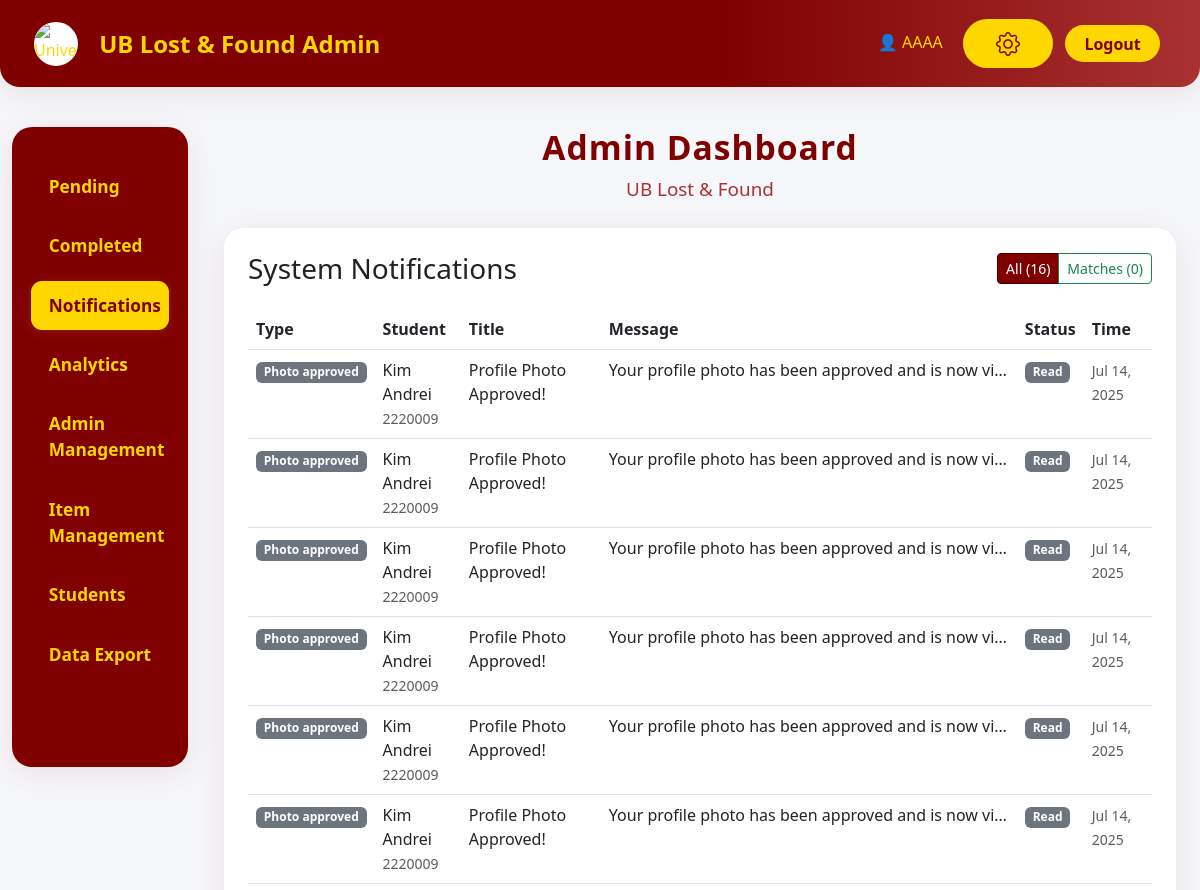
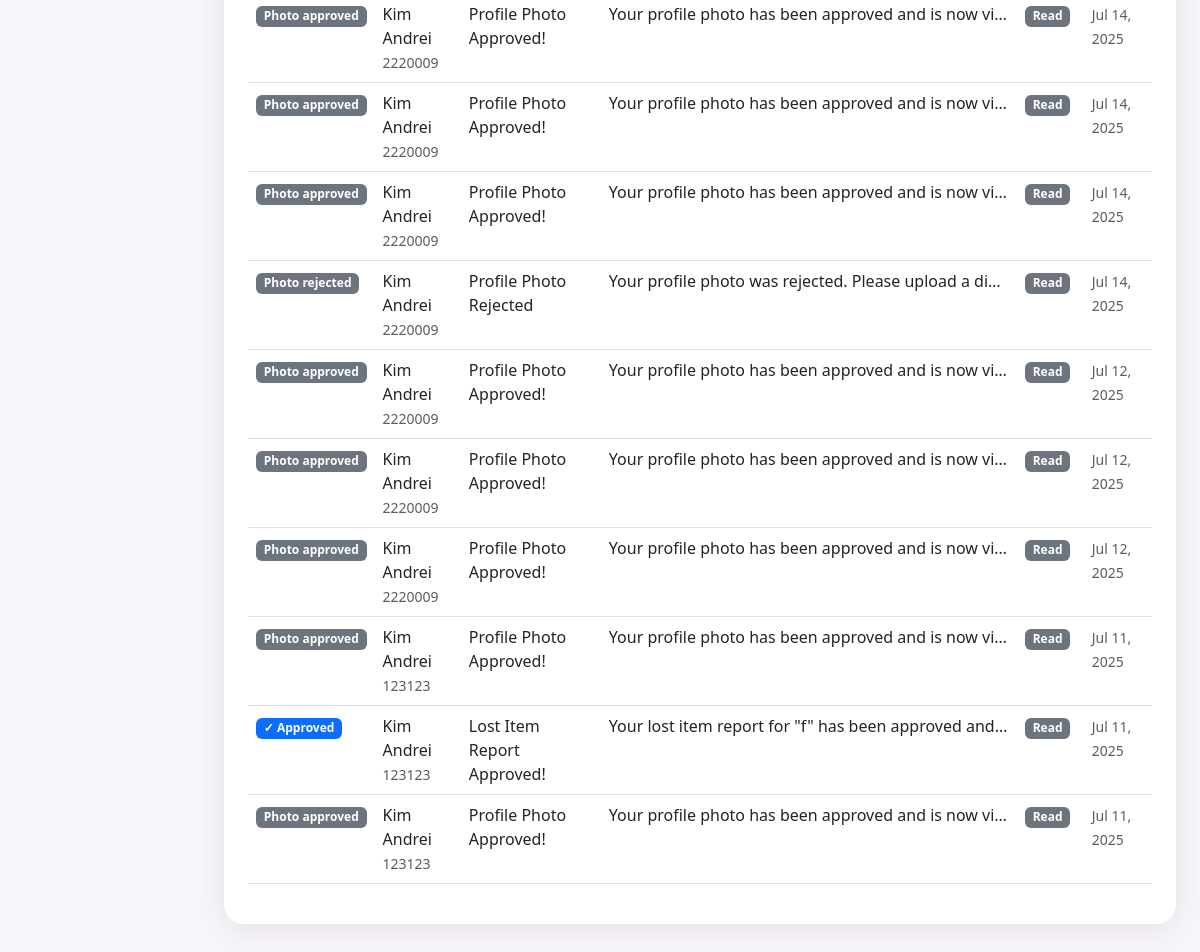
Screenshot of /htdocs/public/admin_dashboard.php?section=notifications (signed in) with the database file from the repository (2 pictures, top to bottom).
### tables this page shows
CREATE TABLE `notifications` (
  `NotificationID` int NOT NULL AUTO_INCREMENT,
  `StudentNo` varchar(20) NOT NULL,
  `Type` enum('photo_approved','photo_rejected','report_approved','report_rejected','item_matched','admin_message','system_alert') NOT NULL,
  `Title` varchar(100) NOT NULL,
  `Message` text NOT NULL,
  `RelatedID` int DEFAULT NULL,
  `IsRead` tinyint(1) DEFAULT '0',
  `CreatedAt` timestamp NULL DEFAULT CURRENT_TIMESTAMP,
  PRIMARY KEY (`NotificationID`),
  KEY `idx_notifications_student` (`StudentNo`),
  KEY `idx_notifications_type` (`Type`),
  KEY `idx_notifications_read` (`IsRead`),
  KEY `idx_notifications_created` (`CreatedAt`),
  CONSTRAINT `notifications_ibfk_1` FOREIGN KEY (`StudentNo`) REFERENCES `student` (`StudentNo`) ON DELETE CASCADE
);

CREATE TABLE `student` (
  `StudentID` int NOT NULL AUTO_INCREMENT,
  `StudentNo` varchar(20) NOT NULL,
  `PasswordHash` varchar(255) NOT NULL,
  `StudentName` varchar(100) NOT NULL,
  `Email` varchar(100) NOT NULL,
  `PhoneNo` varchar(20) DEFAULT NULL,
  `Course` varchar(100) DEFAULT NULL,
  `YearLevel` varchar(20) DEFAULT NULL,
  `ProfilePhoto` varchar(255) DEFAULT NULL,
  `CreatedAt` timestamp NULL DEFAULT CURRENT_TIMESTAMP,
  `UpdatedAt` timestamp NULL DEFAULT CURRENT_TIMESTAMP ON UPDATE CURRENT_TIMESTAMP,
  `Bio` text,
  `PhotoConfirmed` tinyint(1) DEFAULT '0',
  PRIMARY KEY (`StudentID`),
  UNIQUE KEY `StudentNo` (`StudentNo`),
  UNIQUE KEY `Email` (`Email`),
  KEY `idx_student_studentno` (`StudentNo`),
  KEY `idx_student_email` (`Email`)
);

### htdocs/public/admin_dashboard.php (the view, shortened to what the rows shown need)
<?php
$db = new Database();
$conn = $db->getConnection();
$admin = new Admin();
$stats = ['pendingPhotoApprovals' => 0, 'pendingLostApprovals' => 0, 'pendingFoundApprovals' => 0];
try {
    if ($conn) {
        $stats = $admin->getDashboardStats() ?? $stats;
    }
} catch (Exception $e) {
}
$pendingApprovals = ['lostItems' => [], 'foundItems' => []];
try {
    if ($conn) {
        $pendingApprovals = $admin->getPendingApprovals() ?? $pendingApprovals;
    }
} catch (Exception $e) {
}
$section = $_GET['section'] ?? 'pending';
?>
<!DOCTYPE html>
<html lang="en">
<head>
  <link href="https://cdn.jsdelivr.net/npm/bootstrap@5.3.0/dist/css/bootstrap.min.css" rel="stylesheet">
  <?php
  $ubCssFile = file_exists(__DIR__ . '/../assets/UB.css') ? 'UB.css' : 'ub.css';
  ?>
  <link href="css.php?file=<?php echo urlencode($ubCssFile); ?>" rel="stylesheet">
  <link href="css.php?file=admin_dashboard.css" rel="stylesheet">
  <link href="css.php?file=notifications.css" rel="stylesheet">
  <link href="https://cdn.jsdelivr.net/npm/bootstrap-icons@1.10.5/font/bootstrap-icons.css" rel="stylesheet">
</head>
<body>
<div class="container-fluid">
  <div class="row g-4">
    <div class="col-md-10">
      <div class="admin-header text-center mb-4">
        <h1 class="fw-bold">Admin Dashboard</h1>
      </div>
      <?php if ($section === 'pending'): ?>
        <div class="container mb-5">
          <div class="row g-4 mb-4">
            <div class="col-md-4">
              <div class="admin-card p-4 admin-stat">
                <h5 class="mb-1">Pending Profile Photos</h5>
                <div class="display-6 fw-bold"><?php echo $stats['pendingPhotoApprovals'] ?? 0; ?></div>
              </div>
            </div>
            <div class="col-md-4">
              <div class="admin-card p-4 admin-stat">
                <h5 class="mb-1">Pending Lost Reports</h5>
                <div class="display-6 fw-bold"><?php echo $stats['pendingLostApprovals'] ?? 0; ?></div>
              </div>
            </div>
            <div class="col-md-4">
              <div class="admin-card p-4 admin-stat">
                <h5 class="mb-1">Pending Found Reports</h5>
                <div class="display-6 fw-bold"><?php echo $stats['pendingFoundApprovals'] ?? 0; ?></div>
              </div>
            </div>
          </div>
          <div class="completed-section-cards">
            <div class="admin-card pending-section p-3 mb-4">
              <h5 class="mb-3">Profile Photo Confirmations</h5>
              <table class="table admin-table pending-table table-sm align-middle">
                <thead><tr><th>Name</th><th>Email</th><th>Photo</th><th>Submitted</th><th>Action</th></tr></thead>
                <tbody>
                <?php foreach ($admin->getPendingPhotoSubmissions() as $row): ?>
                  <tr>
                    <td><?php echo htmlspecialchars($row['StudentName'] ?? ''); ?></td>
                    <td><?php echo htmlspecialchars($row['Email'] ?? ''); ?></td>
                    <td><?php if (!empty($row['PhotoURL'])): ?><img src="../<?php echo encodeImageUrl($row['PhotoURL']); ?>" alt="Photo" style="width:40px;height:40px;border-radius:50%;object-fit:cover;border:2px solid #800000;" onerror="<?php echo getImageErrorHandler(); ?>"><?php else: ?><i class="bi bi-person-circle" style="font-size:2rem;color:#FFD700;"></i><?php endif; ?></td>
                    <td><?php echo htmlspecialchars($row['SubmittedAt'] ?? ''); ?></td>
                    <td class="d-flex gap-2">
                      <form method="POST" action="admin_action.php">
                        <input type="hidden" name="type" value="photo">
                        <input type="hidden" name="action" value="approve">
                        <input type="hidden" name="id" value="<?php echo htmlspecialchars($row['PhotoID']); ?>">
                        <button class="btn btn-success btn-sm btn-admin-approve" type="submit"><i class="bi bi-check-circle"></i> Approve</button>
                      </form>
                      <form method="POST" action="admin_action.php">
                        <input type="hidden" name="type" value="photo">
                        <input type="hidden" name="action" value="reject">
                        <input type="hidden" name="id" value="<?php echo htmlspecialchars($row['PhotoID']); ?>">
                        <button class="btn btn-danger btn-sm btn-admin-reject" type="submit"><i class="bi bi-x-circle"></i> Reject</button>
                      </form>
                    </td>
                  </tr>
                <?php endforeach; ?>
                <?php if (count($admin->getPendingPhotoSubmissions()) === 0): ?>
                  <tr><td colspan="5" class="text-center text-muted">No pending profile photo submissions.</td></tr>
                <?php endif; ?>
                </tbody>
              </table>
            </div>
            <div class="admin-card pending-section p-3 mb-4">
              <h5 class="mb-3">Lost Item Reports</h5>
              <table class="table admin-table pending-table table-sm">
                <thead><tr><th>Item</th><th>Description</th><th>Photo</th><th>Student No</th><th>Action</th></tr></thead>
                <tbody>
                <?php foreach ($pendingApprovals['lostItems'] as $row): ?>
                  <tr>
                    <td><?php echo htmlspecialchars($row['ItemName'] ?? ''); ?></td>
                    <td><?php echo htmlspecialchars($row['Description'] ?? ''); ?></td>
                    <td><?php if (!empty($row['PhotoURL'])): ?><img src="../<?php echo encodeImageUrl($row['PhotoURL']); ?>" alt="Photo" style="width:40px;height:40px;object-fit:cover;" onerror="<?php echo getImageErrorHandler(); ?>"><?php endif; ?></td>
                    <td><?php echo htmlspecialchars($row['StudentNo'] ?? ''); ?></td>
                    <td>
                      <form method="POST" action="admin_action.php" style="display:inline">
                        <input type="hidden" name="type" value="lost">
                        <input type="hidden" name="action" value="approve">
                        <input type="hidden" name="id" value="<?php echo htmlspecialchars($row['ReportID'] ?? ''); ?>">
                        <button class="btn btn-admin-approve btn-sm" type="submit">Approve</button>
                      </form>
                      <form method="POST" action="admin_action.php" style="display:inline">
                        <input type="hidden" name="type" value="lost">
                        <input type="hidden" name="action" value="reject">
                        <input type="hidden" name="id" value="<?php echo htmlspecialchars($row['ReportID'] ?? ''); ?>">
                        <button class="btn btn-admin-reject btn-sm" type="submit">Reject</button>
                      </form>
                    </td>
                  </tr>
                <?php endforeach; ?>
                </tbody>
              </table>
            </div>
            <div class="admin-card pending-section p-3">
              <h5 class="mb-3">Found Item Reports</h5>
              <table class="table admin-table pending-table table-sm">
                <thead><tr><th>Item</th><th>Description</th><th>Photo</th><th>Action</th></tr></thead>
                <tbody>
                <?php foreach ($pendingApprovals['foundItems'] as $row): ?>
                  <tr>
                    <td><?php echo htmlspecialchars($row['ItemName'] ?? ''); ?></td>
                    <td><?php echo htmlspecialchars($row['Description'] ?? ''); ?></td>
                    <td><?php if (!empty($row['PhotoURL'])): ?><img src="../<?php echo encodeImageUrl($row['PhotoURL']); ?>" alt="Photo" style="width:40px;height:40px;object-fit:cover;" onerror="<?php echo getImageErrorHandler(); ?>"><?php endif; ?></td>
                    <td>
                      <form method="POST" action="admin_action.php" style="display:inline">
                        <input type="hidden" name="type" value="found">
                        <input type="hidden" name="action" value="approve">
                        <input type="hidden" name="id" value="<?php echo htmlspecialchars($row['ItemID'] ?? ''); ?>">
                        <button class="btn btn-admin-approve btn-sm" type="submit">Approve</button>
                      </form>
                      <form method="POST" action="admin_action.php" style="display:inline">
                        <input type="hidden" name="type" value="found">
                        <input type="hidden" name="action" value="reject">
                        <input type="hidden" name="id" value="<?php echo htmlspecialchars($row['ItemID'] ?? ''); ?>">
                        <button class="btn btn-admin-reject btn-sm" type="submit">Reject</button>
                      </form>
                    </td>
                  </tr>
                <?php endforeach; ?>
                </tbody>
              </table>
            </div>
          </div>
        </div>
      <?php elseif ($section === 'notifications'): ?>
        <?php
        $filterType = $_GET['type'] ?? 'all';
        $notifications = [];
        if ($conn) {
          try {
            if ($filterType === 'matches') {
              $stmt = $conn->prepare('
                SELECT n.*, s.StudentName, s.Email
                FROM notifications n
                JOIN student s ON n.StudentNo = s.StudentNo
                WHERE n.Type = "item_matched"
                ORDER BY n.CreatedAt DESC
                LIMIT 100
              ');
              $stmt->execute();
              $notifications = $stmt->fetchAll(PDO::FETCH_ASSOC);
              $matchCount = count($notifications);
            } else {
              $stmt = $conn->prepare('
                SELECT n.*, s.StudentName, s.Email
                FROM notifications n
                JOIN student s ON n.StudentNo = s.StudentNo
                ORDER BY n.CreatedAt DESC
                LIMIT 200
              ');
              $stmt->execute();
              $notifications = $stmt->fetchAll(PDO::FETCH_ASSOC);
            }
          } catch (Exception $e) {
            $notifications = [];
          }
        }
        ?>
        <div class="container mb-5">
          <div class="admin-card p-4">
            <?php if (empty($notifications)): ?>
              <div class="text-center py-5">
                <i class="bi bi-bell-slash" style="font-size: 3rem; color: #ccc;"></i>
                <p class="text-muted mt-3">No notifications found.</p>
              </div>
            <?php else: ?>
              <div class="table-responsive">
                <table class="table table-hover">
                  <thead>
                    <tr>
                      <th>Type</th>
                      <th>Student</th>
                      <th>Title</th>
                      <th>Message</th>
                      <th>Status</th>
                      <th>Time</th>
                    </tr>
                  </thead>
                  <tbody>
                    <?php foreach ($notifications as $notif): ?>
                      <tr class="<?php echo $notif['IsRead'] == 0 ? 'table-warning' : ''; ?>">
                        <td>
                          <span class="badge bg-<?php
                            echo $notif['Type'] === 'item_matched' ? 'success' :
                                ($notif['Type'] === 'report_approved' ? 'primary' :
                                ($notif['Type'] === 'report_rejected' ? 'danger' : 'secondary'));
                          ?>">
                            <?php
                              echo $notif['Type'] === 'item_matched' ? '🎯 Match' :
                                  ($notif['Type'] === 'report_approved' ? '✓ Approved' :
                                  ($notif['Type'] === 'report_rejected' ? '✗ Rejected' :
                                  ucfirst(str_replace('_', ' ', $notif['Type']))));
                            ?>
                          </span>
                        </td>
                        <td>
                          <div><?php echo htmlspecialchars($notif['StudentName'] ?? 'Unknown'); ?></div>
                          <small class="text-muted"><?php echo htmlspecialchars($notif['StudentNo'] ?? ''); ?></small>
                        </td>
                        <td><?php echo htmlspecialchars($notif['Title']); ?></td>
                        <td>
                          <div style="max-width: 400px; overflow: hidden; text-overflow: ellipsis; white-space: nowrap;">
                            <?php echo htmlspecialchars($notif['Message']); ?>
                          </div>
                        </td>
                        <td>
                          <?php if ($notif['IsRead'] == 0): ?>
                            <span class="badge bg-warning">Unread</span>
                          <?php else: ?>
                            <span class="badge bg-secondary">Read</span>
                          <?php endif; ?>
                        </td>
                        <td>
                          <small class="text-muted">
                            <?php
                              $time = strtotime($notif['CreatedAt']);
                              $now = time();
                              $diff = $now - $time;
                              if ($diff < 3600) {
                                echo floor($diff / 60) . 'm ago';
                              } elseif ($diff < 86400) {
                                echo floor($diff / 3600) . 'h ago';
                              } else {
                                echo date('M j, Y', $time);
                              }
                            ?>
                          </small>
                        </td>
                      </tr>
                    <?php endforeach; ?>
                  </tbody>
                </table>
              </div>
            <?php endif; ?>
          </div>
        </div>
      <?php endif; ?>
    </div>
  </div>
</div>
</body>
</html>

### rows the page displays
notifications: Type "Photo approved", student.StudentName "Kim Andrei", StudentNo "2220009", Title "Profile Photo Approved!", Message "Your profile photo has been approved and is now vi…", IsRead "Read", CreatedAt "Jul 14, 2025"
notifications: Type "Photo approved", student.StudentName "Kim Andrei", StudentNo "2220009", Title "Profile Photo Approved!", Message "Your profile photo has been approved and is now vi…", IsRead "Read", CreatedAt "Jul 14, 2025"
notifications: Type "Photo approved", student.StudentName "Kim Andrei", StudentNo "2220009", Title "Profile Photo Approved!", Message "Your profile photo has been approved and is now vi…", IsRead "Read", CreatedAt "Jul 14, 2025"
notifications: Type "Photo approved", student.StudentName "Kim Andrei", StudentNo "2220009", Title "Profile Photo Approved!", Message "Your profile photo has been approved and is now vi…", IsRead "Read", CreatedAt "Jul 14, 2025"
notifications: Type "Photo approved", student.StudentName "Kim Andrei", StudentNo "2220009", Title "Profile Photo Approved!", Message "Your profile photo has been approved and is now vi…", IsRead "Read", CreatedAt "Jul 14, 2025"
notifications: Type "Photo approved", student.StudentName "Kim Andrei", StudentNo "2220009", Title "Profile Photo Approved!", Message "Your profile photo has been approved and is now vi…", IsRead "Read", CreatedAt "Jul 14, 2025"
notifications: Type "Photo approved", student.StudentName "Kim Andrei", StudentNo "2220009", Title "Profile Photo Approved!", Message "Your profile photo has been approved and is now vi…", IsRead "Read", CreatedAt "Jul 14, 2025"
notifications: Type "Photo approved", student.StudentName "Kim Andrei", StudentNo "2220009", Title "Profile Photo Approved!", Message "Your profile photo has been approved and is now vi…", IsRead "Read", CreatedAt "Jul 14, 2025"
notifications: Type "Photo approved", student.StudentName "Kim Andrei", StudentNo "2220009", Title "Profile Photo Approved!", Message "Your profile photo has been approved and is now vi…", IsRead "Read", CreatedAt "Jul 14, 2025"
notifications: Type "Photo rejected", student.StudentName "Kim Andrei", StudentNo "2220009", Title "Profile Photo Rejected", Message "Your profile photo was rejected. Please upload a dif…", IsRead "Read", CreatedAt "Jul 14, 2025"
notifications: Type "Photo approved", student.StudentName "Kim Andrei", StudentNo "2220009", Title "Profile Photo Approved!", Message "Your profile photo has been approved and is now vi…", IsRead "Read", CreatedAt "Jul 12, 2025"
notifications: Type "Photo approved", student.StudentName "Kim Andrei", StudentNo "2220009", Title "Profile Photo Approved!", Message "Your profile photo has been approved and is now vi…", IsRead "Read", CreatedAt "Jul 12, 2025"
notifications: Type "Photo approved", student.StudentName "Kim Andrei", StudentNo "2220009", Title "Profile Photo Approved!", Message "Your profile photo has been approved and is now vi…", IsRead "Read", CreatedAt "Jul 12, 2025"
notifications: Type "Photo approved", student.StudentName "Kim Andrei", StudentNo "123123", Title "Profile Photo Approved!", Message "Your profile photo has been approved and is now vi…", IsRead "Read", CreatedAt "Jul 11, 2025"
notifications: Type "✓ Approved", student.StudentName "Kim Andrei", StudentNo "123123", Title "Lost Item Report Approved!", Message "Your lost item report for \"f\" has been approved and…", IsRead "Read", CreatedAt "Jul 11, 2025"
notifications: Type "Photo approved", student.StudentName "Kim Andrei", StudentNo "123123", Title "Profile Photo Approved!", Message "Your profile photo has been approved and is now vi…", IsRead "Read", CreatedAt "Jul 11, 2025"

### other values shown
$_SESSION['admin']['AdminName'] "AAAA"
$totalCount "16"
$matchCount "0"
